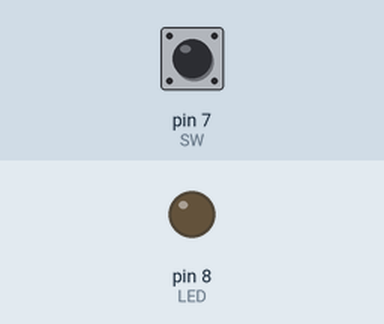
This sketch was run on a simulated Arduino Uno, built with avr-gcc and run on an emulated ATmega328P. Shown: output pins drawn as LEDs (lit = HIGH). The test bench sets the inputs (shaded band); at power-on: pin 7 (SW) LOW.

Above: at 1.2 s.
1.3 s: pin 7 (SW) pulled HIGH for 0.15 s
At 2.2 s:
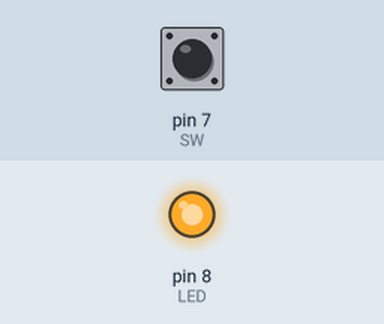
2.9 s: pin 7 (SW) pulled HIGH for 1 s
At 4.7 s:
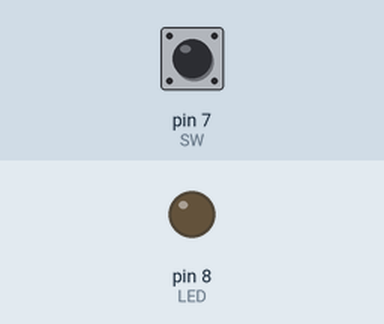
5.4 s: pin 7 (SW) pulled HIGH for 3.2 s
At 9.5 s:
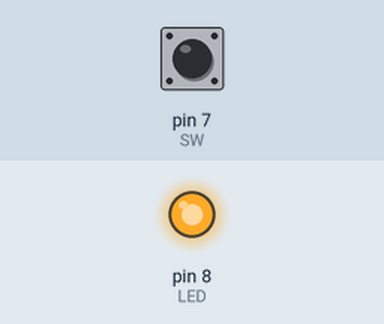
Timing chart, 0 to 11.0 s (numbered marks = the images above; inputs shaded):
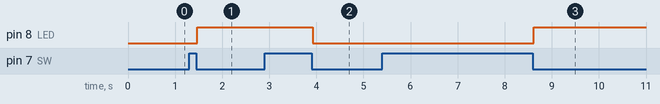

The sketch:

press.ino
```cpp
#define SW 7
#define LED 8
byte Click = 0;
boolean b1, b2;
boolean lastStatus = LOW;
boolean ledStatus = LOW;

void setup() {
  // put your setup code here, to run once:
  pinMode( SW, INPUT );
  pinMode( LED, OUTPUT );
  digitalWrite( LED, ledStatus );
  lastStatus = digitalRead( SW );
}

void loop() {
  // put your main code here, to run repeatedly:
  b1 = digitalRead( SW );

  if( b1 != lastStatus )
  {
    delay( 20 );
    b2 = digitalRead( SW );
    if( b1 == b2 )
    {
      lastStatus = b1;
      Click ++;
    }
  }

  if( Click == 2 )
  {
    Click = 0;
    ledStatus = !ledStatus;
    digitalWrite( LED, ledStatus );
  }

}
```

Measured:
- after the input at 1.3 s, pin 8 (LED): LOW → HIGH after 0.17 s
- after the input at 2.9 s, pin 8 (LED): HIGH → LOW after 1.0 s
- after the input at 5.4 s, pin 8 (LED): LOW → HIGH after 3.2 s
